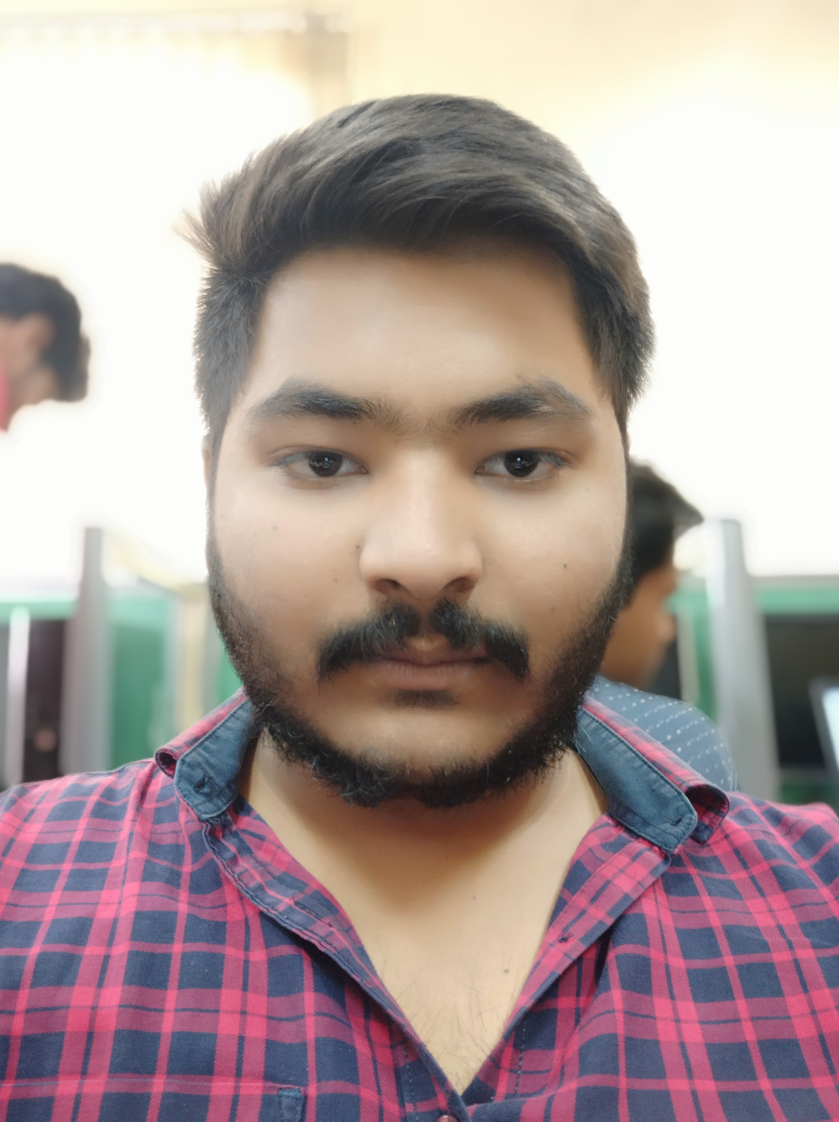
#> input picture QUICKSTART/aman212yadav.jpg, 3356 x 4485 px (shown at 1/4 size)
$ jupyter execute 'Quickstart OpenCV.ipynb'
#> lines starting #> are read from the running program, lines starting #| are printed output that depends on the picture
[cell 1]
import cv2
import matplotlib.pyplot as plt

[cell 2]
grey_img=cv2.imread('aman212yadav.jpg')
#> grey_img is the input picture: shape (4485, 3356, 3); mean B, G, R 153.7, 155.2, 172
print(grey_img.shape)
#| (4485, 3356, 3)

[cell 3]
plt.imshow(grey_img)
plt.axis('off')
plt.title('BGR_AMAN '+str(grey_img.shape))
plt.show()

[cell 4]
rgb_img=cv2.cvtColor(grey_img,cv2.COLOR_BGR2RGB)

[cell 5]
plt.imshow(rgb_img)
plt.axis('off')
plt.title('RGB_AMAN '+str(rgb_img.shape))
plt.show()

[cell 6]
resized_img=cv2.resize(rgb_img,(100,100))
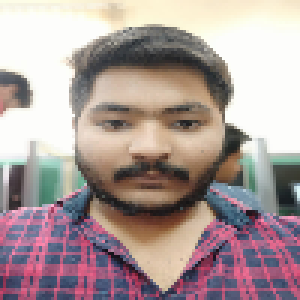
#> resized_img: shape (100, 100, 3) (shown 3 times larger); mean R, G, B 171.9, 155.1, 153.5
